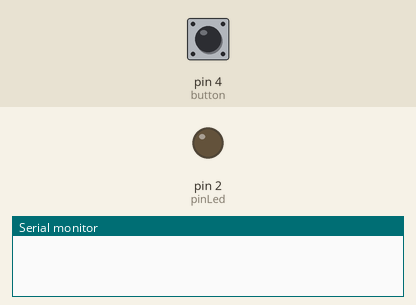
This sketch was run on a simulated Arduino Uno, built with avr-gcc and run on an emulated ATmega328P. On the bench: output pins drawn as LEDs (lit = HIGH), the last lines printed to the serial monitor. The test bench sets the inputs (shaded band); at power-on: pin 4 (button) HIGH.

Above: at 1.2 s.
1.3 s: pin 4 (button) pulled LOW for 0.15 s
At 1.8 s:
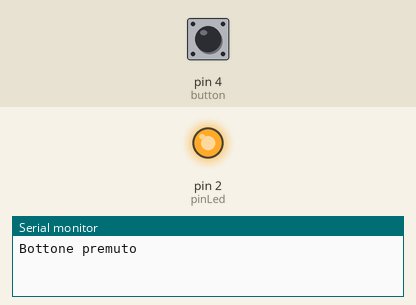
2.9 s: pin 4 (button) pulled LOW for 1 s
At 4.2 s:
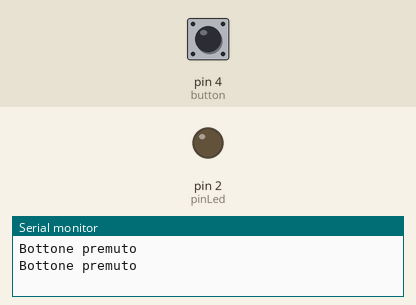
5.4 s: pin 4 (button) pulled LOW for 3.2 s
At 6.1 s:
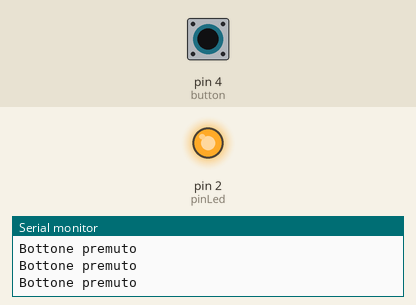
Timing chart, 0 to 8.4 s (numbered marks = the images above; inputs shaded):
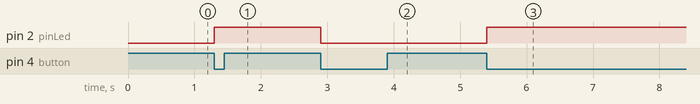

The sketch:

sketch_button_on_off.ino
```cpp
/*
 * Configurazione di:
 * - GPIO G2 come pin che riceve il segnale di un LED
 * - GPIO G4 come pin che pilota un bottone
 * Assenza di resistenza di pull up nel circuito; utilizzo della funzione INPUT_PULLUP
 * Author: Ahir A.
*/
int pinLed = 2;
int button = 4;

int led_stat = LOW;
int button_stat;
int button_stat_m;

void setup() {
  Serial.begin(9600);
  pinMode(pinLed, OUTPUT);
  pinMode(button, INPUT_PULLUP);
  button_stat = digitalRead(button);
  button_stat_m = digitalRead(button);
}

void loop() {
  button_stat_m = button_stat;
  button_stat = digitalRead(button);

  if(button_stat_m == HIGH && button_stat == LOW) {
    led_stat = !led_stat;
    Serial.println("Bottone premuto");
    digitalWrite(pinLed,led_stat);
  }
}
```

Measured:
- after the input at 1.3 s, pin 2 (pinLed): LOW → HIGH at once
- after the input at 2.9 s, pin 2 (pinLed): HIGH → LOW at once
- after the input at 5.4 s, pin 2 (pinLed): LOW → HIGH at once
